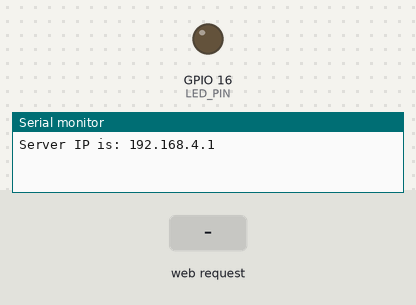
The sketch below on a simulated ESP8266 (NodeMCU). Shown: output pins drawn as LEDs (lit = HIGH), the last lines printed to the serial monitor. Inputs (shaded band) come from the test bench.

Above: at 1.2 s.
1.3 s: HTTP request GET /OFF received
At 2.2 s:
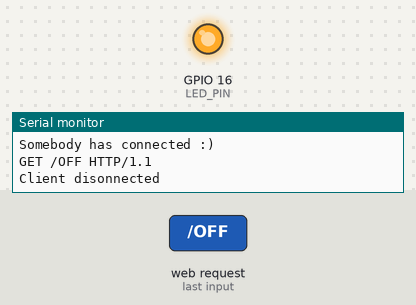
2.8 s: HTTP request GET /ON received
At 3.4 s:
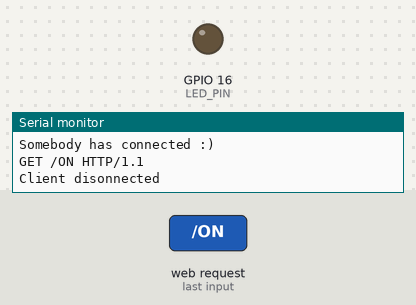
Timing chart, 0 to 5.8 s (numbered marks = the images above; inputs shaded):
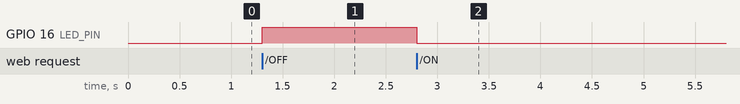

Measured:
- after the input at 1.3 s, GPIO 16 (LED_PIN): LOW → HIGH at once
- after the input at 2.8 s, GPIO 16 (LED_PIN): HIGH → LOW at once

The sketch:

SimpleWebServer.ino
```cpp
#include <ESP8266WiFi.h>

WiFiServer server(80); //Initialize the server on Port 80
const short int LED_PIN = 16;
String html;
void setup() {

  WiFi.mode(WIFI_AP); //Our ESP8266-12E is an AccessPoint
  WiFi.softAP("BattleShip", "12345678"); // Provide the (SSID, password); .
  server.begin(); // Start the HTTP Server

  Serial.begin(115200); //Start communication between the ESP8266-12E and the monitor window
  IPAddress HTTPS_ServerIP = WiFi.softAPIP(); // Obtain the IP of the Server
  Serial.print("Server IP is: "); // Print the IP to the monitor window
  Serial.println(HTTPS_ServerIP);


  pinMode(LED_PIN, OUTPUT); //GPIO16 is an OUTPUT pin;
  digitalWrite(LED_PIN, LOW); //Initial state is ON

  html = setupHtml();// Initial the HTML file
}

void loop() {
  WiFiClient client = server.available();
  if (!client) {
    return;
  }
  //Looking under the hood
  Serial.println("Somebody has connected :)");

  //Read what the browser has sent into a String class and print the request to the monitor
  String request = client.readStringUntil('\r');
  //Looking under the hood
  Serial.println(request);


  //coding according to each senarial
  if (request.indexOf("/OFF") != -1) {
    digitalWrite(LED_PIN, HIGH);
  }
  else if (request.indexOf("/ON") != -1) {
    digitalWrite(LED_PIN, LOW);
  }


  //Serve the HTML document to the browser.

  client.flush(); //clear previous info in the stream
  client.print(html); // Send the response to the client
  delay(1);
  Serial.println("Client disonnected"); //Looking under the hood

}


String setupHtml() {
  String s = "HTTP/1.1 200 OK\r\n";
  s += "Content-Type: text/html\r\n\r\n";
  s += "<!DOCTYPE HTML>\r\n<html>\r\n";
  s += "<head><style>.button{";
  s += "background-color: #4CAF50;";
  s += "border: none;color: white;padding: 16px 32px;text-align: center;text-decoration: none;";
  s += "display: inline-block;font-size: 16px;margin: 4px 2px;cursor: pointer;";
  s += "-webkit-transition-duration: 0.4s; /* Safari */ transition-duration: 0.4s;}";

  s += ".green {  background-color: white;  color: black; border: 2px solid #4CAF50;}/*green*/";
  s += ".green:hover {  background-color: #4CAF50;  color: white;}";
  s += ".blue {  background-color: white;  color: black; border: 2px solid #008CBA;} /* Blue */";
  s += ".blue:hover {  background-color: #008CBA;  color: white;}";
  s += ".red {  background-color: white;  color: black; border: 2px solid #f44336;} /* Red */";
  s += ".red:hover {  background-color: #f44336;  color: white;}";

  //s += ".button2 {background-color: #008CBA;} /* Blue */";
  //s += ".button3 {background-color: #f44336;} /* Red */";

  s += "</style></head>";


  //s += "<br><input type =\"button\" name=\"b1\" value=\"Turn LED ON\" onclick=\"location.href='/ON'\">";
  //s += "<br><br><br>";
  //s += "<input type =\"button\" name=\"b1\" value=\"Turn LED OFF\" onclick=\"location.href='/OFF'\">";


  s += "<a href=\"/ON\" class=\"button green\">Turn LED ON</a><br><br><br>";
  s += "<a href=\"/OFF\" class=\"button red\">Turn LED OFF</a>";
  s += "</html>\n";

  return s;
}
```
